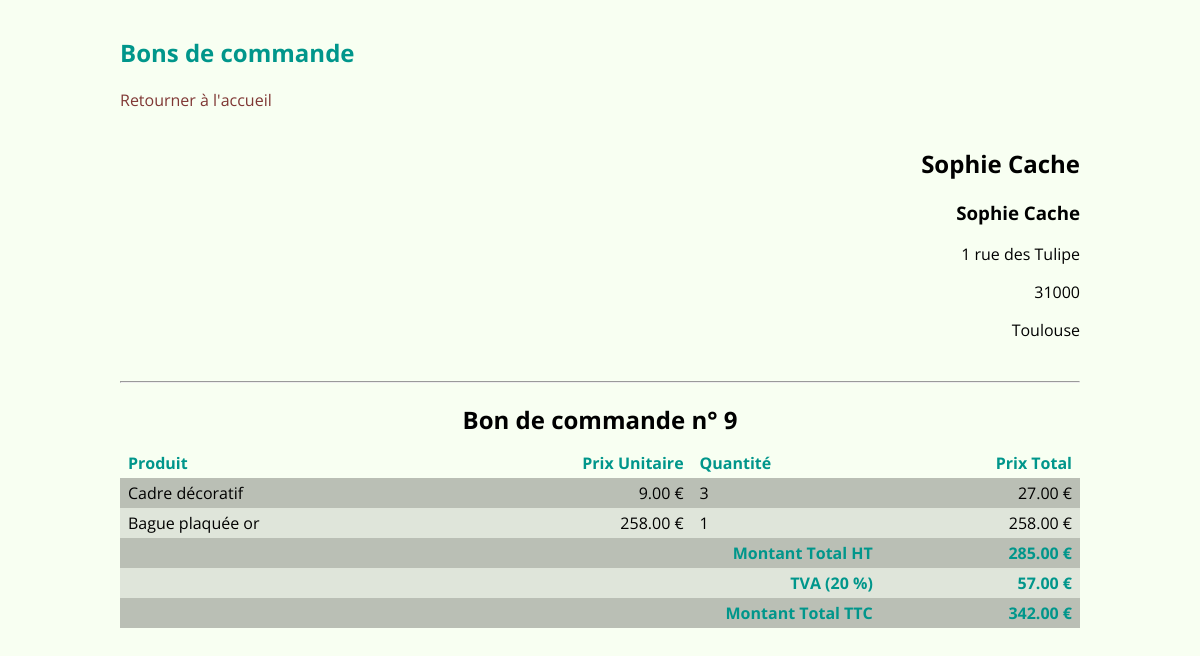
The app's page /order-form.php?orderNumber=9 with its own data.
### tables this page shows
CREATE TABLE `customers` (
  `customerName` varchar(255) NOT NULL,
  `contactFirstName` text NOT NULL,
  `contactLastName` text NOT NULL,
  `addressLine1` text NOT NULL,
  `addressLine2` text NOT NULL,
  `city` varchar(255) NOT NULL,
  `customerNumber` int(11) NOT NULL
);

CREATE TABLE `orderdetails` (
  `productName` varchar(255) NOT NULL,
  `priceEach` int(11) NOT NULL,
  `quantityOrdered` int(11) NOT NULL,
  `productCode` int(11) NOT NULL,
  `orderLineNumber` int(11) NOT NULL,
  `orderNumber` int(11) NOT NULL
);

### order-form.php (called while the page is built)
<?php
$pdo = new PDO('mysql:host=localhost;dbname=classicmodels', 'root', 'root');
$pdo->exec('SET NAMES UTF8');
$query = $pdo->prepare
(
    'SELECT
        customerName,
        contactFirstName,
        contactLastName,
        addressLine1,
        addressLine2,
        city
     FROM customers
     INNER JOIN orders ON orders.customerNumber = customers.customerNumber
     WHERE orderNumber = ?'
);
$query->execute(array($_GET['orderNumber']));
$customer = $query->fetch(PDO::FETCH_ASSOC);
$query = $pdo->prepare
(
    'SELECT
        productName,
        priceEach,
        quantityOrdered,
        priceEach * quantityOrdered AS totalPrice
     FROM orderdetails
     INNER JOIN products ON products.productCode = orderdetails.productCode
     WHERE orderNumber = ?
     ORDER BY orderLineNumber'
);
$query->execute(array($_GET['orderNumber']));
$orderLines = $query->fetchAll(PDO::FETCH_ASSOC);
$query = $pdo->prepare
(
    'SELECT SUM(priceEach * quantityOrdered) AS totalAmount
     FROM orderdetails
     WHERE orderNumber = ?'
);
$query->execute(array($_GET['orderNumber']));
$result = $query->fetch(PDO::FETCH_ASSOC);
$totalAmount = $result['totalAmount'];
include 'order-form.phtml';

### order-form.phtml (the view, shortened to what this page needs)
<!DOCTYPE html>
<html lang="fr">
<head>
    <link rel="stylesheet" href="order-form.css">
</head>
<body>
    <section>
        <h1>Bons de commande</h1>
        <a href="index.php">Retourner à l'accueil</a>
        <article class="order-form-customer">
            <h2><?= $customer['customerName'] ?></h2>
            <h3><?= $customer['contactFirstName'] ?> <?= $customer['contactLastName'] ?></h3>
            <p><?= $customer['addressLine1'] ?></p>
            <p><?= $customer['addressLine2'] ?></p>
            <p><?= $customer['city'] ?></p>
        </article>
        <hr>
        <table class="standard-table">
            <caption>Bon de commande n° <?= $_GET['orderNumber'] ?></caption>
            <thead>
                <tr>
                    <th>Produit</th>
                    <th class="money-column">Prix Unitaire</th>
                    <th>Quantité</th>
                    <th class="money-column">Prix Total</th>
                </tr>
            </thead>
            <tfoot>
                <tr>
                    <th colspan="3">Montant Total HT</th>
                    <th><?= number_format($totalAmount, 2) ?> €</th>
                </tr>
                <tr>
                    <th colspan="3">TVA (20 %)</th>
                    <th><?= number_format($totalAmount * 0.20, 2) ?> €</th>
                </tr>
                <tr>
                    <th colspan="3">Montant Total TTC</th>
                    <th><?= number_format($totalAmount * 1.20, 2) ?> €</th>
                </tr>
            </tfoot>
            <tbody>
                <?php foreach($orderLines as $orderLine): ?>
                    <tr>
                        <td><?= $orderLine['productName'] ?></td>
                        <td class="money-column"><?= number_format($orderLine['priceEach'], 2) ?> €</td>
                        <td><?= $orderLine['quantityOrdered'] ?></td>
                        <td class="money-column"><?= number_format($orderLine['totalPrice'], 2) ?> €</td>
                    </tr>
                <?php endforeach ?>
            </tbody>
        </table>
    </section>
</body>
</html>

### order-form.css (style rules this page uses)
a { color: #7F3734; text-decoration: none; -webkit-transition: color 0.25s; -o-transition: color 0.25s; transition: color 0.25s; }
body { margin: 0 auto; padding: 1em; min-height: 100%; width: 80%; font-family: 'Open Sans', sans-serif; }
html { height: 100%; background-color: #F8FFF2; }
h1 { color: #00968B; }
.order-form-customer { padding: 1em 0; text-align: right; }
.standard-table { border-collapse: collapse; width: 100%; }
.standard-table caption { padding: 0.5em 0; font-size: 1.5em; font-weight: bold; }
.standard-table tbody tr { -webkit-transition: background-color 0.25s; -o-transition: background-color 0.25s; transition: background-color 0.25s; }
.standard-table tbody tr:nth-child(even), .standard-table tfoot tr:nth-child(even) { background-color: #DFE5DA; }
.standard-table tbody tr:nth-child(odd), .standard-table tfoot tr:nth-child(odd) { background-color: #BABFB5; }
.standard-table td, .standard-table th { padding: 0.25em 0.5em; }
.standard-table th { color: #00968B; }
.standard-table tfoot tr, .standard-table thead tr { text-align: left; }
.standard-table tfoot tr, .standard-table .money-column { text-align: right; }

### records on screen
customers: customerName "Sophie Cache", contactFirstName "Sophie", contactLastName "Cache", addressLine1 "1 rue des Tulipe", addressLine2 "31000", city "Toulouse"
orderdetails: productName "Cadre décoratif", priceEach "9.00", quantityOrdered "3", totalPrice "27.00"
orderdetails: productName "Bague plaquée or", priceEach "258.00", quantityOrdered "1", totalPrice "258.00"

### other values on screen
$_GET['orderNumber'] "9"
$totalAmount "285.00"
$totalAmount * 0.20 "57.00"
$totalAmount * 1.20 "342.00"
